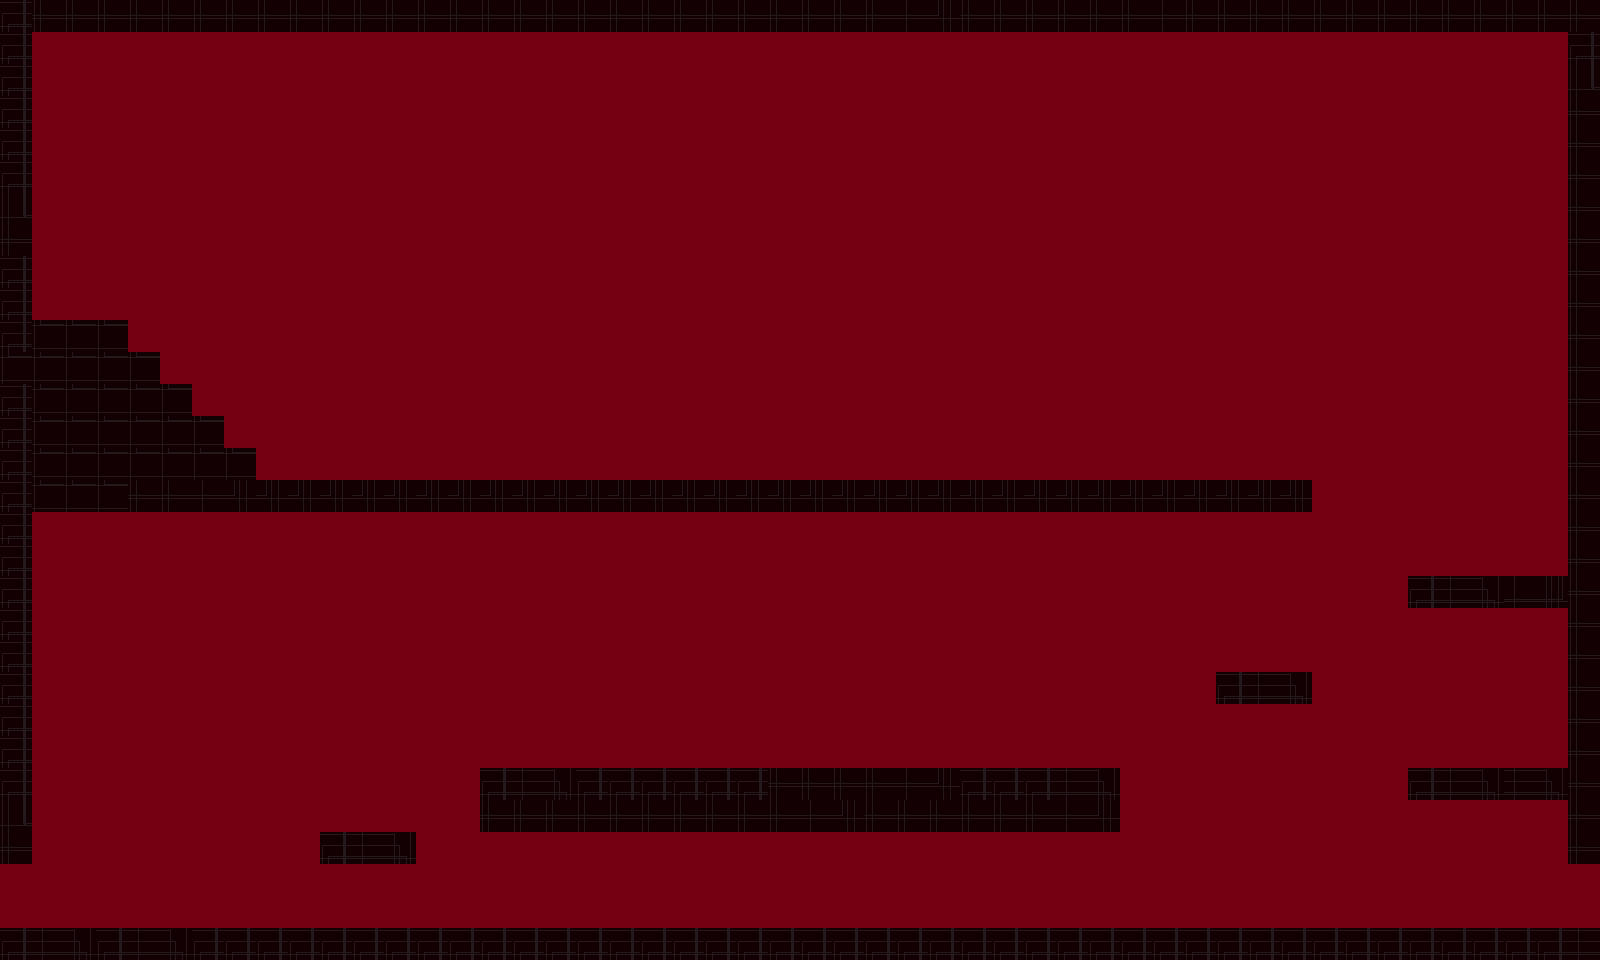

A level layout from a 2D game, rendered from its tile map. Below: a short description, then the map file with tile-grid data replaced by summaries:
An orthogonal 50x30 tile map with 32x32 px tiles, 2 tile layers (Tile Layer 1, collision).

<map version="1.0" orientation="orthogonal" width="50" height="30" tilewidth="32" tileheight="32">
 <tileset firstgid="1" name="background" tilewidth="32" tileheight="32">
  <image source="Untitled.png" width="500" height="500" />
  <tile id="1">
   <properties>
    <property name="blocked" value="" />
   </properties>
  </tile>
  <tile id="2">
   <properties>
    <property name="blocked" value="" />
   </properties>
  </tile>
  <tile id="75">
   <properties>
    <property name="blocked" value="" />
   </properties>
  </tile>
 </tileset>
 <layer name="Tile Layer 1" width="50" height="30">
  <data>[1500 cells, 1500 non-empty, 15 distinct tile ids]</data>
 </layer>
 <layer name="collision" width="50" height="30" opacity="0.86">
  <data>[1500 cells, 1500 non-empty, 6 distinct tile ids]</data>
 </layer>
</map>
